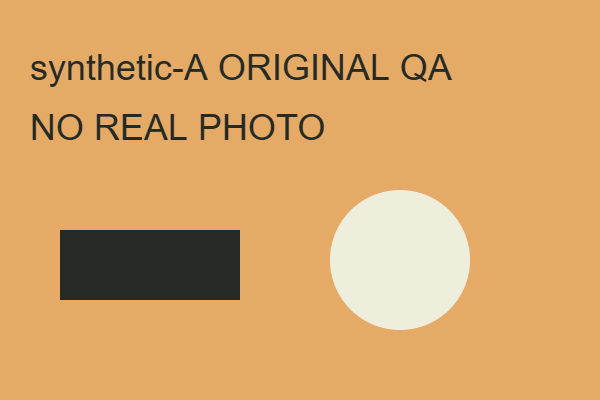
#> input picture delivery/event-room/sample-photos/scene-a.png, 600 x 400 px
$ python gridimg.py ../../../../../../../../delivery/event-room/sample-photos/scene-a.png ../../../../../../../../delivery/event-room/sample-photos/scene-b.png 5
#> lines starting #> are read from the running program, lines starting #| are printed output that depends on the picture
# overlay a labelled source-pixel grid on a frame (for reading UI coordinates); usage: gridimg.py in.png out.png [step] [x0 y0 x1 y1]
import sys
from PIL import Image, ImageDraw, ImageFont
im = Image.open(sys.argv[1]).convert('RGB'); out = sys.argv[2]
step = int(sys.argv[3]) if len(sys.argv) > 3 else 100
if len(sys.argv) > 7:
    x0, y0, x1, y1 = map(int, sys.argv[4:8]); im = im.crop((x0, y0, x1, y1))
else:
    x0, y0 = 0, 0
d = ImageDraw.Draw(im); F = ImageFont.truetype('/tmp/music-space-font-cache/digits.ttf', 22)
W, H = im.size
#> W = 600; H = 400
for x in range((x0 // step + 1) * step - x0, W, step):
    d.line([(x, 0), (x, H)], fill=(255, 0, 0) if (x + x0) % (step * 5) == 0 else (0, 120, 255), width=1); d.text((x + 2, 2), str(x + x0), font=F, fill=(255, 0, 0))
for y in range((y0 // step + 1) * step - y0, H, step):
    d.line([(0, y), (W, y)], fill=(255, 0, 0) if (y + y0) % (step * 5) == 0 else (0, 120, 255), width=1); d.text((2, y + 2), str(y + y0), font=F, fill=(255, 0, 0))
im.save(out); print(out, im.size)
#> after `im.save(out)`:
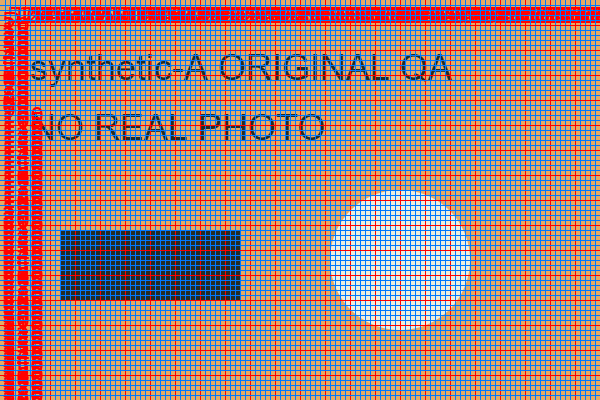
#> saved as scene-b.png: PIL image 600x400 RGB; mean R, G, B 158.1, 131.6, 134.4
#| ../../../../../../../../delivery/event-room/sample-photos/scene-b.png (600, 400)
